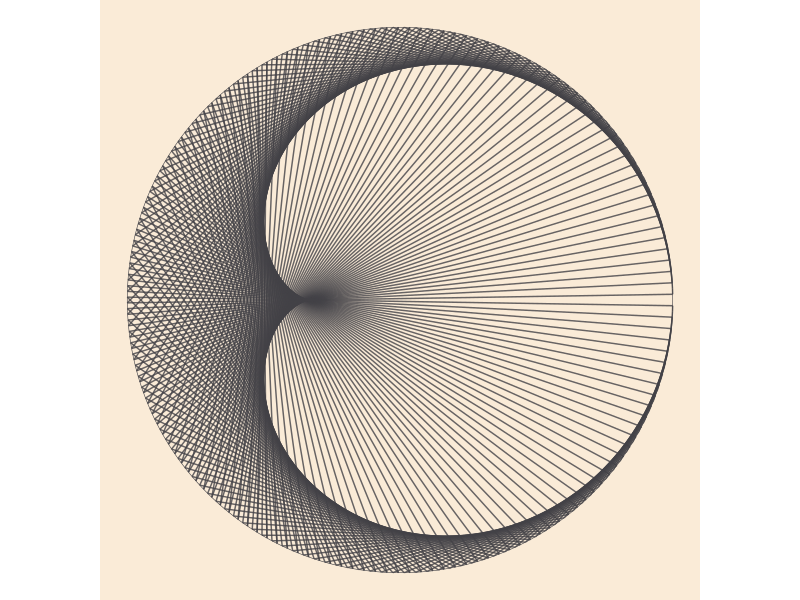
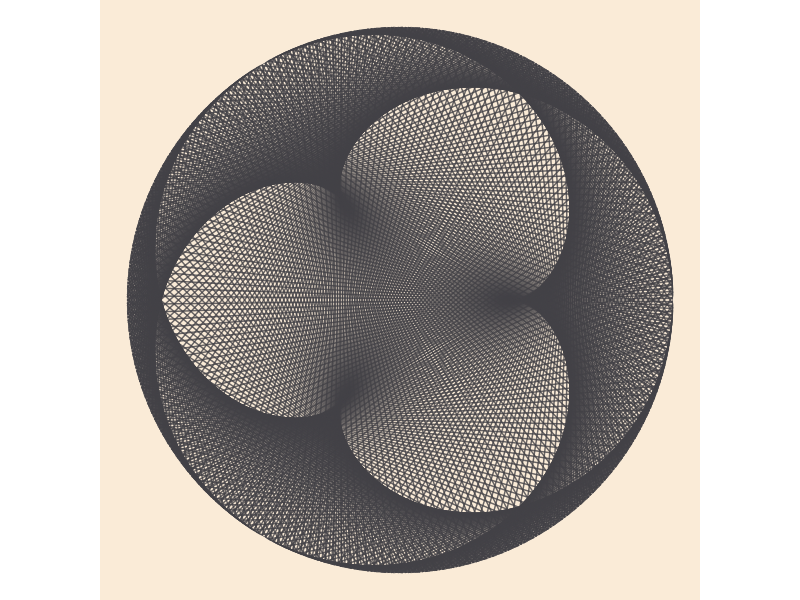
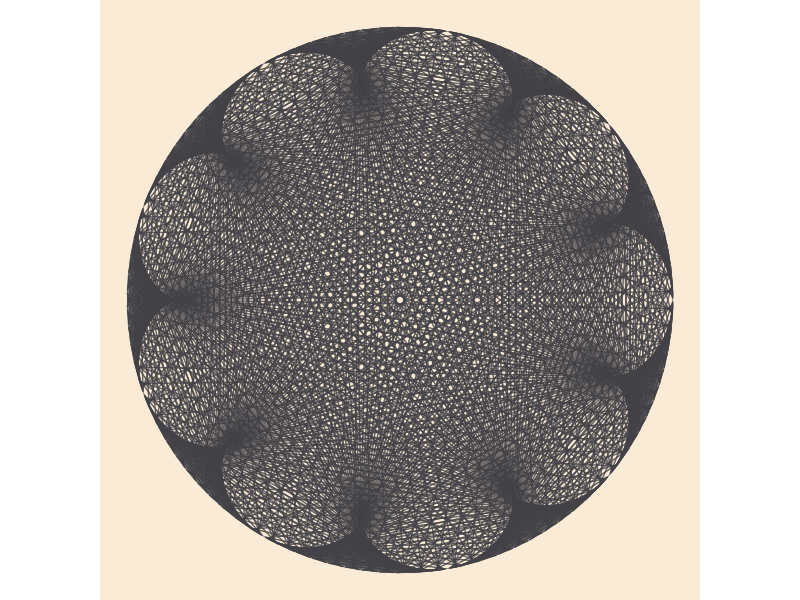
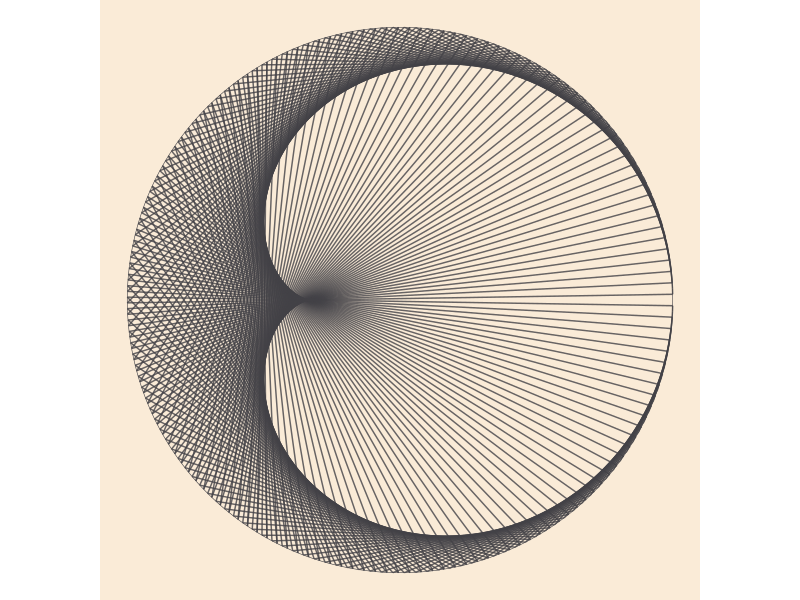
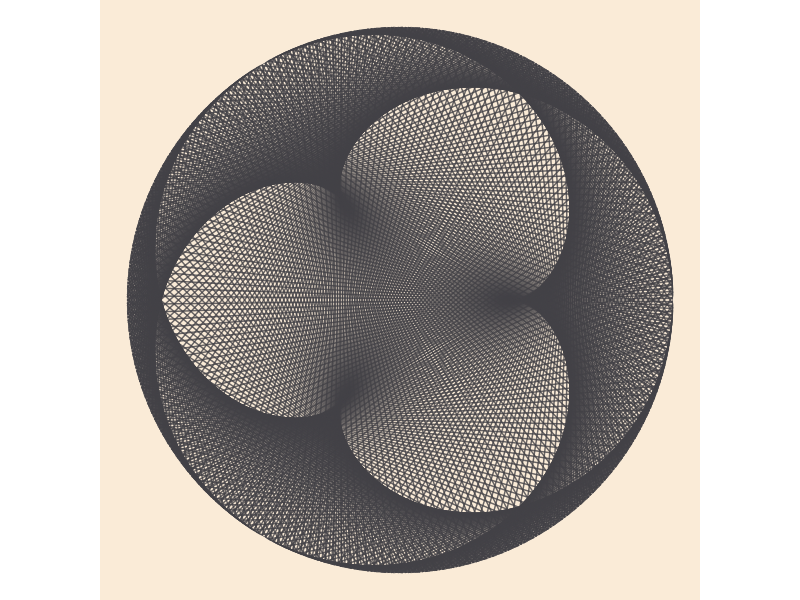
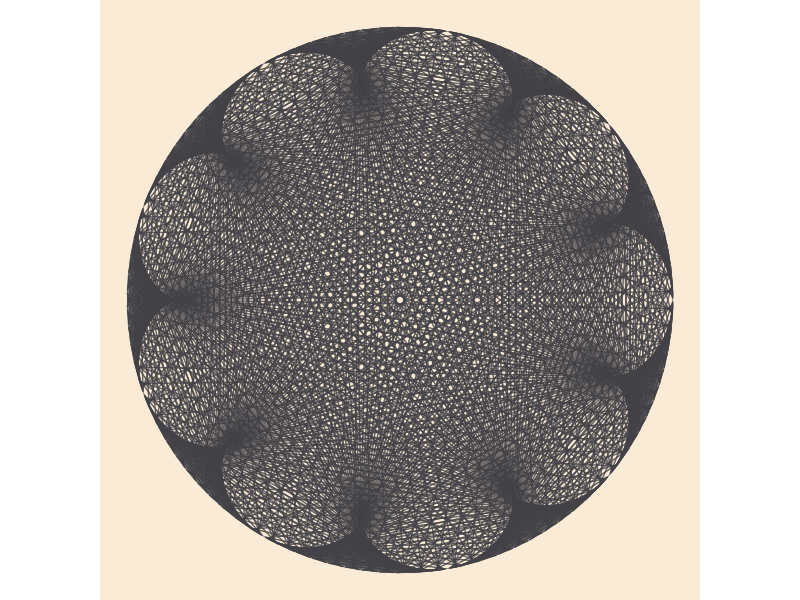
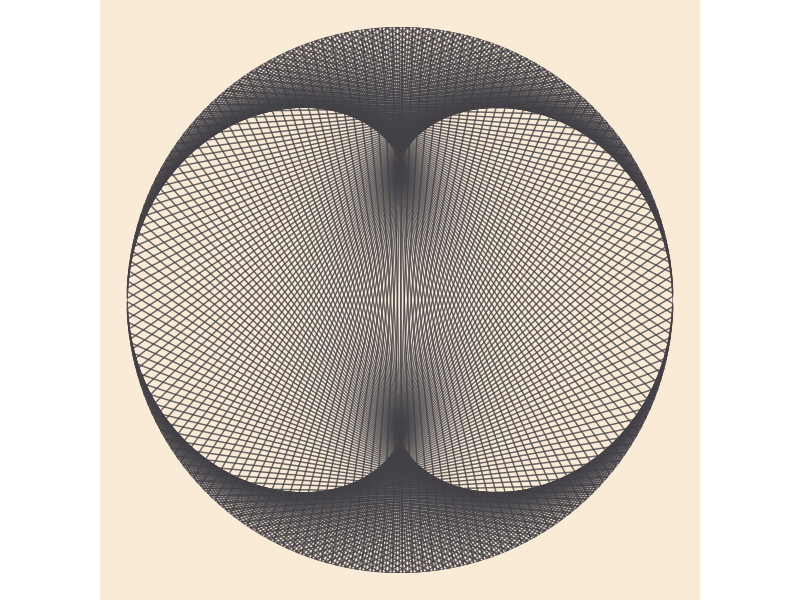
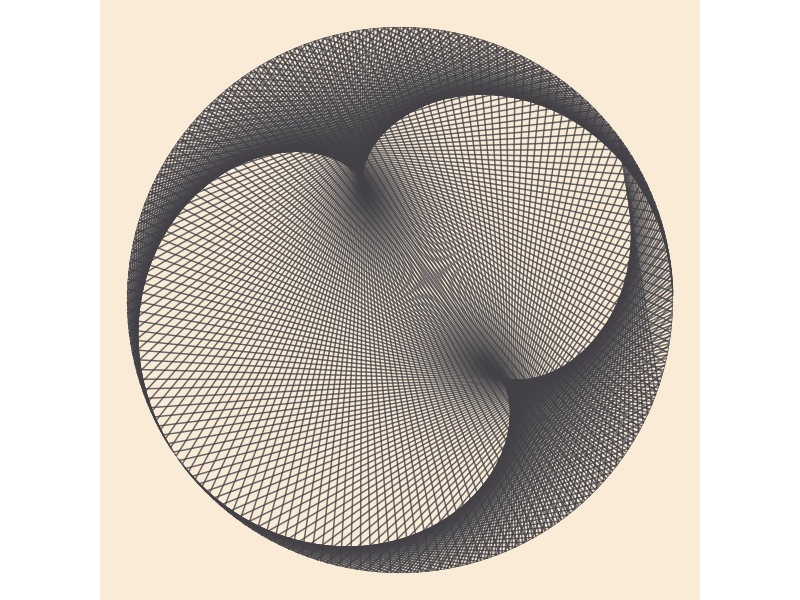

The R source for these figures, in order: (Note: this script raises an error after producing the figures.)

# https://www.johndcook.com/blog/2020/04/24/envelopes-of-epicycloids/

# Imagine two ants crawling around a circle at different speeds and draw a line
# between the two ants at regular time intervals. The position of the two ants
# at time t are (cos pt, sin pt) and (cos qt, sin qt) where p and q are
# integers, p > q > 0, and t comes from dividing the interval [0, 2π] into an
# integer number of points.

# These lines form an envelope, a set of tangent lines, around a curve in the
# middle known as an epicycloid.

library(tidyverse)
library(sf)

outfolder <- "02-circle-pictures/"
if (!dir.exists(outfolder)) dir.create(outfolder)

# Functions ---------------------------------------------------------------

make_line <- function(x, p, q) {
  stopifnot(length(x) == 1)
  rbind(c(cos(p*x), sin(p*x)), 
        c(cos(q*x), sin(q*x)))
}

draw_epicycloid <- function(p, q, n = 200) {
  xs <- seq(0, 2*pi, length.out = n)
  input <- st_multilinestring(map(xs, make_line, p, q))
  
  input %>% 
    ggplot() + 
    geom_sf(color = "#424146", size = 0.2, alpha = 0.8) +
    geom_sf(data = st_convex_hull(input), fill = NA, size = 0.5, color = "#424146") + 
    theme_void(base_family = "Avenir Next Condensed") + 
    theme(plot.background = element_rect(fill = "antiquewhite", color = "antiquewhite"))
}


# Examples ----------------------------------------------------------------

draw_epicycloid(2, 4, 300)
ggsave(str_glue("{outfolder}epicycloid-1.png"), device = "png", dpi = "print", bg = "antiquewhite")
draw_epicycloid(4, 10, 1e3)
ggsave(str_glue("{outfolder}epicycloid-2.png"), device = "png", dpi = "print", bg = "antiquewhite")
draw_epicycloid(4, 40, n = 1e3)
ggsave(str_glue("{outfolder}epicycloid-3.png"), device = "png", dpi = "print", bg = "antiquewhite")

# gif ---------------------------------------------------------------------

library(magick) 

p <- seq(1, 5, length.out = 40)
q <- seq(1, 3, length.out = 40)

plots <- map2(c(p, rev(p)), c(rev(q), q), draw_epicycloid, n = 500)

temp <- tempfile()
dir.create(temp)

paths <- file.path(temp, paste0("pic-", seq_along(plots), ".png"))
walk2(paths, plots, ggsave, device = "png", width = 3, height = 3, bg = "antiquewhite")

paths %>% 
  map(image_read) %>% 
  image_join() %>% 
  image_animate(fps = 5, optimize = TRUE) %>%
  image_write(str_glue("{outfolder}epicycloid.gif"), quality = 40)







       
